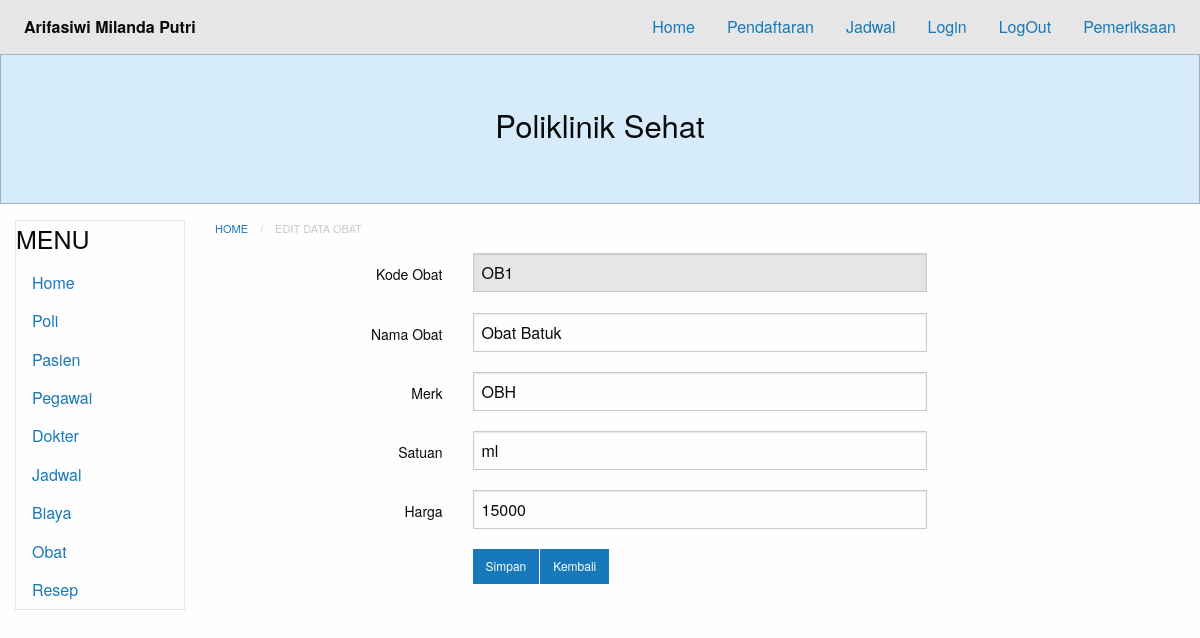
/?module=obat-show&id=1, run on the app's committed database.
### tables this page shows
CREATE TABLE `obat` (
  `id` int(11) NOT NULL,
  `kode` varchar(255) NOT NULL,
  `nama` varchar(255) NOT NULL,
  `merk` varchar(255) NOT NULL,
  `satuan` varchar(255) NOT NULL,
  `harga` varchar(255) NOT NULL
);

### database.php (called while the page is built, shortened)
<?php
class Database {
	private $db_host = "localhost";
	private $db_user = "root";
	private $db_pass = "";
	private $db_name = "07_arifasiwimp_poliklinik";
	var $con = false;
    var $myconn = "";
	var $result = array();
    function __construct() {
        if(!$this->con){
            $this->myconn = new mysqli($this->db_host, $this->db_user, $this->db_pass, $this->db_name);
            if($this->myconn->connect_errno > 0){
                array_push($this->result, $this->myconn->connect_error);
                return false;
            }else{
                $this->myconn->set_charset('utf8');
                $this->con = true;
                return true;
            }
        } else {
            return true;
        }
    }
	public function select($table, $rows = '*', $join = null,$join2 = null,$join3 = null,$join4 = null, $join5 = null, $join6 = null, $where = null, $order = null, $limit = null){
		$q = 'SELECT '.$rows.' FROM '.$table;
        if($where != null){
        	$q .= ' WHERE '.$where;
		}
        if($this->tableExists($table)){
        	$query = $this->myconn->query($q);
			if($query){
				$this->numResults = $query->num_rows;
				for($i = 0; $i < $this->numResults; $i++){
					$r = $query->fetch_array();
                	$key = array_keys($r);
                	for($x = 0; $x < count($key); $x++){
                    	if(!is_int($key[$x])){
                    		if($query->num_rows >= 1){
                    			$this->result[$i][$key[$x]] = $r[$key[$x]];
							}else{
								$this->result[$i][$key[$x]] = null;
							}
						}
					}
				}
				return true;
			}else{
				array_push($this->result, $this->myconn->error);
				return false;
			}
      	}else{
      		return false;
    	}
    }
	private function TableExists($table) {
    	$res = $this->myconn->query('SHOW TABLES LIKE "'.$table.'"');
    	if(isset($res->num_rows)) {
        	return $res->num_rows > 0 ? true : false;
    	} else {
    		array_push($this->result, $table." does not exist in this database");
    		return false;
    	}
	}
    public function getResult(){
        $val = $this->result;
        $this->result = array();
        return $val;
    }
}

### content.php (called while the page is built, shortened)
<?php
$module = empty($_GET['module']) ? 'home' : $_GET['module'];
switch($module) {
    case 'obat-show':
        include 'modules/obat/obat-edit.php';
    break;
}
?>

### modules/obat/obat-edit.php (the view, shortened to what this page needs)
<?php require_once("database.php");
$id=$_GET['id'];
$db = new Database();
$db->select('obat','*','','','','','','', "id=$id");
$res= $db->getResult();
if(count($res) == 0){
  echo "<b>Tidak ada data yang tersedia</b>";
}else{
  foreach ($res as &$r){?>
<nav aria-label="You are here:" role="navigation">
<ul class="breadcrumbs">
  <li>
    <a href="?module=obat-edit?">Home</a></li>
  <li class="disabled">Edit Data obat</li>
</ul>
</nav>
<form action="" method="post">
 <div class="grid-x grid-padding-x">
    <div class="small-3 cell">
      <label for="kode" class="text-right middle">Kode Obat</label>
    </div>
    <div class="small-6 cell">
      <input type="text" name="kode" placeholder="kode" value="<?php echo $r['kode']; ?>" readonly>
    </div>
  </div>
  <div class="grid-x grid-padding-x">
    <div class="small-3 cell">
      <label for="nama" class="text-right middle">Nama Obat</label>
    </div>
    <div class="small-6 cell">
      <input type="text" name="nama" placeholder="nama obat" value="<?php echo $r['nama']; ?>" required>
    </div>
  </div>
  <div class="grid-x grid-padding-x">
    <div class="small-3 cell">
      <label for="merk" class="text-right middle">Merk</label>
    </div>
    <div class="small-6 cell">
      <input type="text" name="merk" placeholder="merk obat" value="<?php echo $r['merk']; ?>" required>
    </div>
  </div>
  <div class="grid-x grid-padding-x">
    <div class="small-3 cell">
      <label for="satuan" class="text-right middle">Satuan</label>
    </div>
    <div class="small-6 cell">
      <input type="text" name="satuan" placeholder="satuan obat" value="<?php echo $r['satuan']; ?>" required>
    </div>
  </div>
  <div class="grid-x grid-padding-x">
    <div class="small-3 cell">
      <label for="harga" class="text-right middle">Harga</label>
    </div>
    <div class="small-6 cell">
      <input type="text" name="harga" placeholder="harga obat" value="<?php echo $r['harga']; ?>" required>
    </div>
  </div>
  <div class="grid-x grid-padding-x">
    <div class="small-3 cell">
      <label for="nama" class="text-right middle"></label>
    </div>
    <div class="small-6 cell">
		<div class="small button-group">
  <button class="button" type="submit" name="submit">Simpan</button>
  <a class="button" href='javascript:self.history.back();'>Kembali</a>
</div>
    </div>
  </div>
</form>
<?php
              }
          }
          ?>

### data on the page
obat: kode "OB1", nama "Obat Batuk", merk "OBH", satuan "ml", harga "15000"
